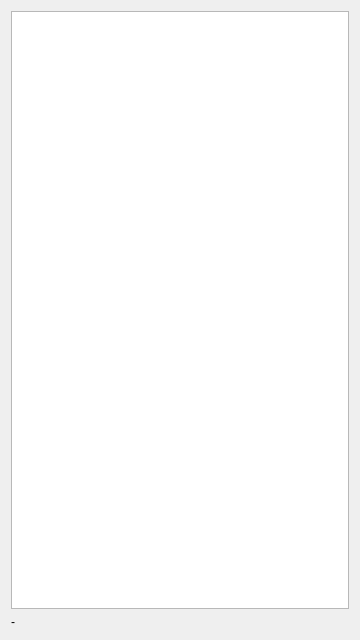
<?xml version="1.0" encoding="UTF-8"?>
<ui version="4.0">
 <class>MainWindow</class>
 <widget class="QMainWindow" name="MainWindow">
  <property name="geometry">
   <rect>
    <x>0</x>
    <y>0</y>
    <width>360</width>
    <height>640</height>
   </rect>
  </property>
  <property name="contextMenuPolicy">
   <enum>Qt::NoContextMenu</enum>
  </property>
  <property name="windowTitle">
   <string>Dukto</string>
  </property>
  <widget class="QWidget" name="centralWidget">
   <layout class="QVBoxLayout" name="verticalLayout">
    <item>
     <widget class="QListWidget" name="listWidget">
      <property name="contextMenuPolicy">
       <enum>Qt::NoContextMenu</enum>
      </property>
     </widget>
    </item>
    <item>
     <widget class="QLabel" name="labelDest">
      <property name="text">
       <string>-</string>
      </property>
     </widget>
    </item>
   </layout>
  </widget>
  <widget class="QMenuBar" name="menuBar">
   <property name="geometry">
    <rect>
     <x>0</x>
     <y>0</y>
     <width>360</width>
     <height>21</height>
    </rect>
   </property>
  </widget>
 </widget>
 <layoutdefault spacing="6" margin="11"/>
 <resources/>
 <connections/>
</ui>
